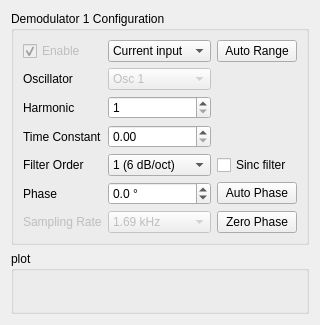
     <widget class="QWidget" name="demod1_tab">
      <attribute name="title">
       <string>Demodulator 1</string>
      </attribute>
      <layout class="QVBoxLayout" name="verticalLayout_demod1">
       <item>
        <widget class="QGroupBox" name="groupBox_demod1_config">
         <property name="enabled">
          <bool>true</bool>
         </property>
         <property name="title">
          <string>Demodulator 1 Configuration</string>
         </property>
         <layout class="QGridLayout" name="gridLayout_demod1">
          <item row="1" column="0">
           <widget class="QLabel" name="oscillator_1_label">
            <property name="enabled">
             <bool>true</bool>
            </property>
            <property name="text">
             <string>Oscillator</string>
            </property>
           </widget>
          </item>
          <item row="3" column="0">
           <widget class="QLabel" name="time_constant_1_label">
            <property name="enabled">
             <bool>true</bool>
            </property>
            <property name="text">
             <string>Time Constant</string>
            </property>
           </widget>
          </item>
          <item row="2" column="0">
           <widget class="QLabel" name="harmonic_1_label">
            <property name="enabled">
             <bool>true</bool>
            </property>
            <property name="text">
             <string>Harmonic</string>
            </property>
           </widget>
          </item>
          <item row="4" column="0">
           <widget class="QLabel" name="filter_order_1_label">
            <property name="enabled">
             <bool>true</bool>
            </property>
            <property name="text">
             <string>Filter Order</string>
            </property>
           </widget>
          </item>
          <item row="0" column="1">
           <widget class="QComboBox" name="adc_1_comboBox">
            <property name="enabled">
             <bool>true</bool>
            </property>
            <property name="currentText">
             <string>Current input</string>
            </property>
            <property name="currentIndex">
             <number>1</number>
            </property>
            <item>
             <property name="text">
              <string>Voltage input</string>
             </property>
            </item>
            <item>
             <property name="text">
              <string>Current input</string>
             </property>
            </item>
           </widget>
          </item>
          <item row="0" column="0">
           <widget class="QCheckBox" name="enable_1_checkBox">
            <property name="enabled">
             <bool>false</bool>
            </property>
            <property name="text">
             <string>Enable</string>
            </property>
            <property name="checked">
             <bool>true</bool>
            </property>
           </widget>
          </item>
          <item row="4" column="2">
           <widget class="QCheckBox" name="sinc_filter_1_checkBox">
            <property name="enabled">
             <bool>true</bool>
            </property>
            <property name="text">
             <string>Sinc filter</string>
            </property>
           </widget>
          </item>
          <item row="4" column="1">
           <widget class="QComboBox" name="filter_order_1_comboBox">
            <property name="enabled">
             <bool>true</bool>
            </property>
            <item>
             <property name="text">
              <string>1 (6 dB/oct)</string>
             </property>
            </item>
            <item>
             <property name="text">
              <string>2 (12 dB/oct)</string>
             </property>
            </item>
            <item>
             <property name="text">
              <string>3 (18 dB/oct)</string>
             </property>
            </item>
            <item>
             <property name="text">
              <string>4 (24 dB/oct)</string>
             </property>
            </item>
            <item>
             <property name="text">
              <string>5 (30 dB/oct)</string>
             </property>
            </item>
            <item>
             <property name="text">
              <string>6 (36 dB/oct)</string>
             </property>
            </item>
            <item>
             <property name="text">
              <string>7 (42 dB/oct)</string>
             </property>
            </item>
            <item>
             <property name="text">
              <string>8 (48 dB/oct)</string>
             </property>
            </item>
           </widget>
          </item>
          <item row="5" column="2">
           <widget class="QPushButton" name="auto_phase_1_pushButton">
            <property name="enabled">
             <bool>true</bool>
            </property>
            <property name="text">
             <string>Auto Phase</string>
            </property>
           </widget>
          </item>
          <item row="7" column="0">
           <widget class="QLabel" name="sampling_rate1_label">
            <property name="enabled">
             <bool>false</bool>
            </property>
            <property name="text">
             <string>Sampling Rate</string>
            </property>
           </widget>
          </item>
          <item row="5" column="0">
           <widget class="QLabel" name="phase_1_label">
            <property name="enabled">
             <bool>true</bool>
            </property>
            <property name="text">
             <string>Phase</string>
            </property>
           </widget>
          </item>
          <item row="2" column="1">
           <widget class="QSpinBox" name="harmonic_1_spinBox">
            <property name="enabled">
             <bool>true</bool>
            </property>
            <property name="minimum">
             <number>1</number>
            </property>
            <property name="maximum">
             <number>1023</number>
            </property>
            <property name="value">
             <number>1</number>
            </property>
           </widget>
          </item>
          <item row="7" column="1">
           <widget class="QComboBox" name="sampling_rate_1_comboBox">
            <property name="enabled">
             <bool>false</bool>
            </property>
            <item>
             <property name="text">
              <string>1.69 kHz</string>
             </property>
            </item>
            <item>
             <property name="text">
              <string>3.39 kHz</string>
             </property>
            </item>
            <item>
             <property name="text">
              <string>6.78 kHz</string>
             </property>
            </item>
            <item>
             <property name="text">
              <string>13.6 kHz</string>
             </property>
            </item>
            <item>
             <property name="text">
              <string>27.1 kHz</string>
             </property>
            </item>
            <item>
             <property name="text">
              <string>54.3 kHz</string>
             </property>
            </item>
            <item>
             <property name="text">
              <string>108.6 kHz</string>
             </property>
            </item>
            <item>
             <property name="text">
              <string>217.1 kHz</string>
             </property>
            </item>
            <item>
             <property name="text">
              <string>434.2 kHz</string>
             </property>
            </item>
            <item>
             <property name="text">
              <string>868.4 kHz</string>
             </property>
            </item>
            <item>
             <property name="text">
              <string>1.74 MHz</string>
             </property>
            </item>
           </widget>
          </item>
          <item row="5" column="1">
           <widget class="QDoubleSpinBox" name="phase_1_doubleSpinBox">
            <property name="enabled">
             <bool>true</bool>
            </property>
            <property name="suffix">
             <string> °</string>
            </property>
            <property name="decimals">
             <number>1</number>
            </property>
            <property name="minimum">
             <double>-180.000000000000000</double>
            </property>
            <property name="maximum">
             <double>180.000000000000000</double>
            </property>
            <property name="singleStep">
             <double>1.000000000000000</double>
            </property>
           </widget>
          </item>
          <item row="1" column="1">
           <widget class="QComboBox" name="oscillator_1_comboBox">
            <property name="enabled">
             <bool>false</bool>
            </property>
            <item>
             <property name="text">
              <string>Osc 1</string>
             </property>
            </item>
            <item>
             <property name="text">
              <string>Osc 2</string>
             </property>
            </item>
            <item>
             <property name="text">
              <string>Osc 3</string>
             </property>
            </item>
            <item>
             <property name="text">
              <string>Osc 4</string>
             </property>
            </item>
           </widget>
          </item>
          <item row="0" column="2">
           <widget class="QPushButton" name="auto_range_1_pushButton">
            <property name="enabled">
             <bool>true</bool>
            </property>
            <property name="text">
             <string>Auto Range</string>
            </property>
           </widget>
          </item>
          <item row="7" column="2">
           <widget class="QPushButton" name="zero_phase_1_pushButton">
            <property name="enabled">
             <bool>true</bool>
            </property>
            <property name="text">
             <string>Zero Phase</string>
            </property>
           </widget>
          </item>
          <item row="3" column="1">
           <widget class="QDoubleSpinBox" name="time_constant_1_doubleSpinBox"/>
          </item>
         </layout>
        </widget>
       </item>
       <item>
        <widget class="QGroupBox" name="groupBox_1">
         <property name="title">
          <string>plot</string>
         </property>
         <layout class="QGridLayout" name="gridLayout_1">
          <property name="leftMargin">
           <number>0</number>
          </property>
          <property name="topMargin">
           <number>0</number>
          </property>
          <property name="rightMargin">
           <number>0</number>
          </property>
          <property name="bottomMargin">
           <number>0</number>
          </property>
          <property name="spacing">
           <number>1</number>
          </property>
          <item row="0" column="0">
           <layout class="QVBoxLayout" name="graph_xyrt">
            <property name="spacing">
             <number>0</number>
            </property>
            <property name="sizeConstraint">
             <enum>QLayout::SetDefaultConstraint</enum>
            </property>
           </layout>
          </item>
          <item row="1" column="0">
           <spacer name="verticalSpacer">
            <property name="orientation">
             <enum>Qt::Vertical</enum>
            </property>
            <property name="sizeHint" stdset="0">
             <size>
              <width>20</width>
              <height>40</height>
             </size>
            </property>
           </spacer>
          </item>
         </layout>
        </widget>
       </item>
      </layout>
     </widget>
